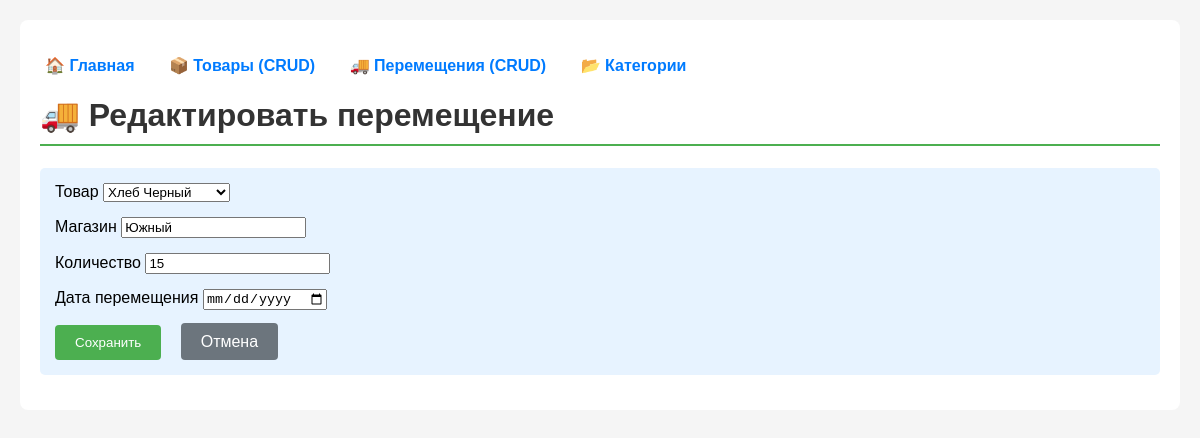
/movements/6/update/, run on the app's committed database.
### firstapp_var_6/models.py (models this page shows, shortened)
class Movement(models.Model):
    product = models.ForeignKey(Product, on_delete=models.CASCADE)
    store = models.CharField(max_length=100)
    quantity = models.IntegerField()
    date = models.DateField()
    class Meta:
        ordering = ['-date']

### firstapp_var_6/views.py (the view)
# urls.py: path('movements/<int:pk>/update/', views.movement_update, name='movement_update'),
def movement_update(request, pk):
    movement = get_object_or_404(Movement, pk=pk)
    if request.method == 'POST':
        form = MovementForm(request.POST, instance=movement)
        if form.is_valid():
            form.save()
            return redirect('firstapp_var_6:movement_list')
    else:
        form = MovementForm(instance=movement)
    return render(request, 'movements/movement_form.html', {
        'form': form,
        'page_title': 'Редактировать перемещение',
        'action': 'update'
    })

### firstapp_var_6/forms.py
class MovementForm(forms.ModelForm):
    class Meta:
        model = Movement
        fields = ['product', 'store', 'quantity', 'date']
        widgets = {
            'date': forms.DateInput(attrs={'type': 'date'}),
        }
        labels = {
            'product': 'Товар',
            'store': 'Магазин',
            'quantity': 'Количество',
            'date': 'Дата перемещения',
        }

### firstapp_var_6/models.py (called while the page is built)
    def __str__(self):
        return self.name

### templates/movements/movement_form.html (shortened to what this page needs)
{% extends 'base.html' %}
{% block content %}
    <h1>🚚 {{ page_title }}</h1>
    <div class="stats">
        <form method="post">
            {% for field in form %}
            <div style="margin-bottom: 15px;">
                <label>{{ field.label }}</label>
                {{ field }}
            </div>
            {% endfor %}
            <button type="submit" style="
                background: #4CAF50;
                color: white;
                padding: 10px 20px;
                border: none;
                border-radius: 4px;
                cursor: pointer;
                margin-right: 10px;
            ">
                {% if action == 'create' %}Создать{% else %}Сохранить{% endif %}
            </button>
            <a href="{% url 'firstapp_var_6:movement_list' %}" style="
                background: #6c757d;
                color: white;
                padding: 10px 20px;
                text-decoration: none;
                border-radius: 4px;
            ">
                Отмена
            </a>
        </form>
    </div>
{% endblock %}

### templates/base.html (style rules this page uses)
body { font-family: Arial, sans-serif; margin: 20px; background: #f5f5f5; }
a { text-decoration: none; color: #007bff; margin: 5px; }
.stats { background: #e7f3ff; padding: 15px; border-radius: 5px; margin: 15px 0; }
h1 { color: #333; border-bottom: 2px solid #4CAF50; padding-bottom: 10px; }

### data on the page
Movement: form "Хлеб Черный" "Южный" "15"

### other printed values
{{ page_title }} "Редактировать перемещение"
{{ field.label }} "Товар" "Магазин" "Количество" "Дата перемещения"
